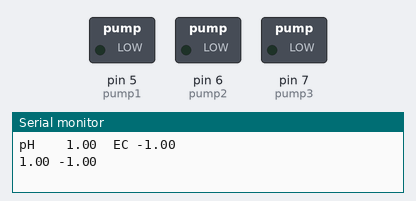
The sketch below on a simulated Arduino Uno, built with avr-gcc and run on an emulated ATmega328P. Parts: switched loads named in the sketch (green lamp = pin HIGH), the last lines printed to the serial monitor. Random numbers use the default seed unless the sketch sets one.

Above: at 0.1 s.
At 9.4 s:
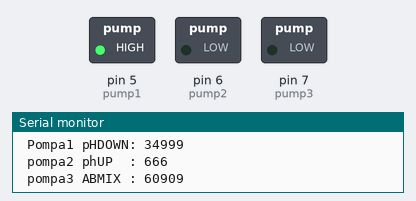
At 16.1 s:
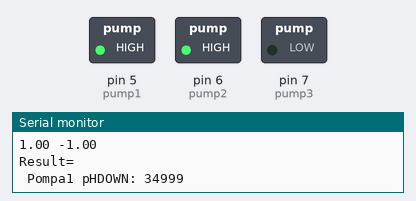
At 27.4 s:
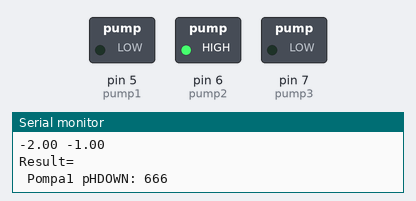
At 38.5 s:
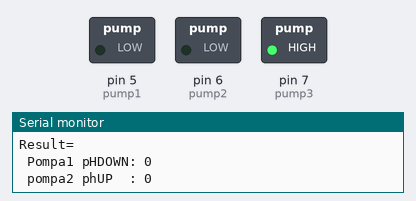
Timing chart, 0 to 40.0 s (numbered marks = the images above):
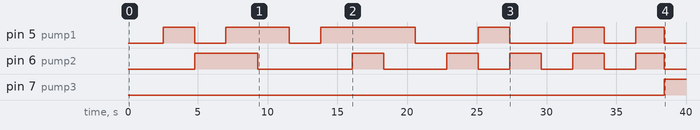

The sketch:

fuzzy_tes.ino
```cpp
//---------Fuzzy 2.1 prelauch----------

//-----iNPUT SETPOINT-------
float inputec;
float inputph;

//----INPUT ERROR---------------
float ph;
float hasilec;

//----------fuzzy declare-------------
#include <Fuzzy.h>
Fuzzy *fuzzy = new Fuzzy();

//----fuzzy input Error pH-----
FuzzySet *LN        = new FuzzySet(-2, -2, -1.5, -1);
FuzzySet *FN        = new FuzzySet(-1.5, -1, -1, -0.5);
FuzzySet *SN        = new FuzzySet(-1, -0.5, -0.5, 0);
FuzzySet *ZERO01    = new FuzzySet(-0.5, 0, 0, 0.5);
FuzzySet *sp        = new FuzzySet(0, 0.5, 0.5, 1);
FuzzySet *FP        = new FuzzySet(0.5, 1, 1, 1.5);
FuzzySet *LP        = new FuzzySet(1, 1.5, 2, 2);

//----Fuzzy input error EC----
FuzzySet *N6       = new FuzzySet(-2, -2, -1.8, -1.6);
FuzzySet *N5       = new FuzzySet(-1.8, -1.6, -1.6, -1.4);
FuzzySet *N4       = new FuzzySet(-1.6, -1.3, -1.3, -1);
FuzzySet *N3       = new FuzzySet(-1.2, -1, -1, -0.8);
FuzzySet *N2       = new FuzzySet(-1, -0.7, -0.7, -0.4);
FuzzySet *N1       = new FuzzySet(-0.6, -0.4, -0.4, -0.2);
FuzzySet *ZERO02   = new FuzzySet(-0.4, -0.2, 0, 0);

//----Fuzzy Output phD-----
FuzzySet *ZERO1       = new FuzzySet(0, 0, 0, 2);
FuzzySet *SEBENTAR1     = new FuzzySet(10, 20, 20, 30);
FuzzySet *SEDANG1       = new FuzzySet(20, 30, 40, 50);
FuzzySet *LAMA1         = new FuzzySet(40, 50, 60, 60);

//---Fuzzy Output phU------
FuzzySet *ZERO2        = new FuzzySet(0, 0, 0, 2);
FuzzySet *SEBENTAR2    = new FuzzySet(5, 10, 10, 15);
FuzzySet *SEDANG2      = new FuzzySet(10, 15, 20, 25);
FuzzySet *LAMA2        = new FuzzySet(20, 25, 30, 30);

//---Fuzzy Output ABMIX------
FuzzySet *ZERO3         = new FuzzySet(0, 0, 0, 2);
FuzzySet *SEBENTAR3     = new FuzzySet(20, 40, 40, 60);
FuzzySet *SEDANG3       = new FuzzySet(40, 60, 80, 100);
FuzzySet *LAMA3         = new FuzzySet(80, 100, 120, 120);

//---------POMPA-----------
int pump1 = 5;
int pump2 = 6;
int pump3 = 7;
float pompa1;
float pompa2;
float pompa3;
unsigned long prev_pump1    = 0;
unsigned long prev_pump2    = 0;
unsigned long prev_pump3    = 0;
unsigned long initiate_start = 0;
int pump_state1 = false;
int pump_state2 = false;
int pump_state3 = false;

//-------Deklarasi Fungsi--------
#include "Fuzzy_Rules.h"
#include "Fuzzy_Set.h"


void setup()
{
  Serial.begin(9600);

  //-----Pin Output-----
  pinMode(pump1, OUTPUT);// Ph Up
  pinMode(pump2, OUTPUT);// Ph Down
  pinMode(pump3, OUTPUT);// AB-MIX

  //---normally open------
  digitalWrite(pump1, LOW); // Ph Up
  digitalWrite(pump2, LOW); // Ph Down
  digitalWrite(pump3, LOW); // AB-MIX
  //----FUZZY INITIATE-------
  sets();
  rules();
}


void loop()
{
  //-------------Fungsi Read sensor-----------

  ph = random(-2,2);
  hasilec = random(-2,0);


  Serial.print("pH    ");
  Serial.print(ph);
  Serial.print("  ");
  Serial.print("EC ");
  Serial.print(hasilec);
  Serial.println("");
  Serial.print(ph);  Serial.print(" ");
  Serial.print(hasilec);   Serial.print(" ");
  Serial.println(" ");

  fuzzy->setInput(2, hasilec);
  fuzzy->setInput(1, ph);
  fuzzy->fuzzify();

  float pompa1 = fuzzy->defuzzify(1);//pHDOWN
  float pompa2 = fuzzy->defuzzify(2);//pHUP
  float pompa3 = fuzzy->defuzzify(3);//ABMIX

  //-----------PUMP ALGORITHM--------------------
  long int pompa01 = pompa1 * 1000;
  long int pompa02 = pompa2 * 1000;
  long int pompa03 = pompa3 * 1000;

  unsigned long intiate_start = millis();

  //pompa1
  if (intiate_start - prev_pump1 > pompa01)
  {
    pump_state1 = !pump_state1;

    if (pump_state1)
    {
      digitalWrite(pump1, HIGH);
    }
    else
    {
      digitalWrite(pump1, LOW);
    }
    prev_pump1 = initiate_start;
  }

  //pompa2
  if (intiate_start - prev_pump2 > pompa02)
  {
    pump_state2 = !pump_state2;

    if (pump_state2)
    {
      digitalWrite(pump2, HIGH);
    }
    else
    {
      digitalWrite(pump2, LOW);
    }
    prev_pump2 = initiate_start;
  }

  //pompa3
  if (intiate_start - prev_pump3 > pompa03)
  {
    pump_state3 = !pump_state3;

    if (pump_state3)
    {
      digitalWrite(pump3, HIGH);
    }
    else
    {
      digitalWrite(pump3, LOW);
    }
    prev_pump3 = initiate_start;
  }

  Serial.println("Result= ");
  Serial.println("");
  Serial.print(" Pompa1 pHDOWN: ");
  Serial.println(pompa01);
  Serial.print(" pompa2 phUP  : ");
  Serial.println(pompa02);
  Serial.print(" pompa3 ABMIX : ");
  Serial.println(pompa03);
  Serial.println("");
  Serial.println("");
  Serial.println("");
  delay (2000);

}
```

Fuzzy_Set.h
```cpp
void sets()
{
    FuzzyInput *ph = new FuzzyInput(1);
  ph->addFuzzySet(LN);
  ph->addFuzzySet(FN);
  ph->addFuzzySet(SN);
  ph->addFuzzySet(ZERO01);
  ph->addFuzzySet(sp);
  ph->addFuzzySet(FP);
  ph->addFuzzySet(LP);
  fuzzy->addFuzzyInput(ph);

  // FuzzyInput2
  FuzzyInput *hasilec = new FuzzyInput(2);
  hasilec->addFuzzySet(N6);
  hasilec->addFuzzySet(N5);
  hasilec->addFuzzySet(N4);
  hasilec->addFuzzySet(N3);
  hasilec->addFuzzySet(N2);
  hasilec->addFuzzySet(N1);
  hasilec->addFuzzySet(ZERO02);
  fuzzy->addFuzzyInput(hasilec);

  // FuzzyOutput1(pHDOWN)
  FuzzyOutput *pompa1 = new FuzzyOutput(1);
  pompa1->addFuzzySet(ZERO1);
  pompa1->addFuzzySet(SEBENTAR1);
  pompa1->addFuzzySet(SEDANG1);
  pompa1->addFuzzySet(LAMA1);
  fuzzy->addFuzzyOutput(pompa1);

  // FuzzyOutput2(pHUP)
  FuzzyOutput *pompa2 = new FuzzyOutput(2);
  pompa2->addFuzzySet(ZERO2);
  pompa2->addFuzzySet(SEBENTAR2);
  pompa2->addFuzzySet(SEDANG2);
  pompa2->addFuzzySet(LAMA2);
  fuzzy->addFuzzyOutput(pompa2);

  // FuzzyOutput3(ABMIX)
  FuzzyOutput *pompa3 = new FuzzyOutput(3);
  pompa3->addFuzzySet(ZERO3);
  pompa3->addFuzzySet(SEBENTAR3);
  pompa3->addFuzzySet(SEDANG3);
  pompa3->addFuzzySet(LAMA3);
  fuzzy->addFuzzyOutput(pompa3);
}
```

Source omitted: Fuzzy_Rules.h (23647 bytes)

Measured:
- by itself, pin 5 (pump1): LOW → HIGH at 2.5 s, → LOW 2.3 s later, → HIGH 2.2 s later, → LOW 4.5 s later, … (12 changes in this stretch)
- by itself, pin 6 (pump2): goes HIGH 4.5 s, LOW 6.8 s, HIGH 2.3 s, LOW 4.5 s, 3 × (HIGH 2.3 s, LOW 2.3 s), HIGH 2.0 s, then LOW
- by itself, pin 7 (pump3): LOW → HIGH at 38.4 s
